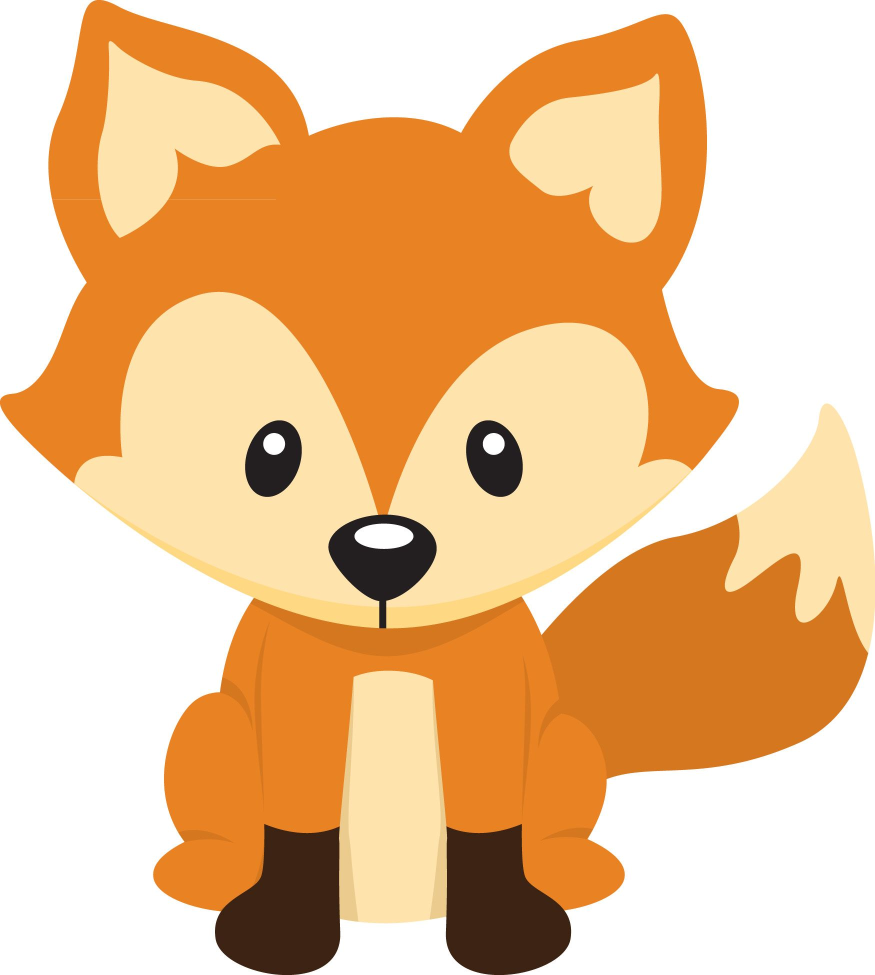
#> input picture AutoCookie/dist/AutoCookie/candidate.jpg, 1750 x 1950 px, found by its file name (shown at 1/2 size)
$ python AutoCookie.py   (older library calls are emulated)
#> lines starting #> are read from the running program, lines starting #| are printed output that depends on the picture
from PIL import Image
import os
from python_algorithms import *
import time
import requests
import json

try:
    candidate = Image.open(os.path.join(os.path.dirname(__file__), "candidate.jpg"))
#> candidate is the input picture: PIL image 1750x1950 RGB; mean R, G, B 235.9, 193.1, 146.8
except:
    candidate = Image.open(os.path.join(os.path.dirname(__file__), "candidate.png"))
    candidate = candidate.convert('RGB')

#padding function
def add_margin(pil_img, top, right, bottom, left, color):
    width, height = pil_img.size
    new_width = width + right + left
    new_height = height + top + bottom
    result = Image.new(pil_img.mode, (new_width, new_height), color)
    result.paste(pil_img, (left, top))
    return result

#function to check if row col is white
def check_white(row, col):
    pixel = padded_candidate.getpixel((col, row))
    if (pixel[0] > 230) and (pixel[1] > 230) and (pixel[2] > 230):
        return True

def recursive_check():
    row = checks[0][0]
    col = checks[0][1]
    # print("(" + str(row) + ", " + str(col) + ")")
    # print(check_white(0,0))
    if check_white(row, col):
        connectivity[row][col] = 1
        if row < height - 1:
            if connectivity[row + 1][col] != 1 and connectivity[row + 1][col] != 0 and connectivity[row + 1][col] != 2:
                checks.append((row + 1, col))
                connectivity[row + 1][col] = 2
        if col < width - 1:
            if connectivity[row][col + 1] != 1 and connectivity[row][col + 1] != 0 and connectivity[row][col + 1] != 2:
                checks.append((row, col + 1))
                connectivity[row][col + 1] = 2
        if col > 0:
            if connectivity[row][col - 1] != 1 and connectivity[row][col - 1] != 0 and connectivity[row][col - 1] != 2:
                checks.append((row, col - 1))
                connectivity[row][col - 1] = 2
        if row > 0:
            if connectivity[row - 1][col] != 1 and connectivity[row - 1][col] != 0 and connectivity[row - 1][col] != 2:
                checks.append((row - 1, col))
                connectivity[row - 1][col] = 2
    else:
        connectivity[row][col] = 0
        zeros.append((row,col))
    del checks[0]

def close_to_edge(row, col, dist):
    for coord in zeros:
        if (dist_to(row, col, coord[0], coord[1]) < dist):
            return True
    return False

def dist_to(row1, col1, row2, col2):
    dr = abs(row2 - row1)
    dc = abs(col2 - col1)
    return (dr**2 + dc**2)**(0.5)

basewidth = 350
wpercent = (basewidth/float(candidate.size[0]))
#> wpercent = 0.2
hsize = int((float(candidate.size[1])*float(wpercent)))
#> hsize = 390
candidate = candidate.resize((basewidth,hsize), Image.ANTIALIAS)
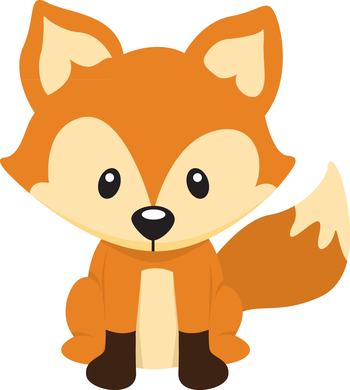
#> candidate: PIL image 350x390 RGB; mean R, G, B 235.9, 193, 146.7

padded_candidate = add_margin(candidate, 10, 10, 10, 10, (255,255,255))
#> in add_margin, `result = Image.new(pil_img.mode, (new_width, new_height), color)`: result: PIL image 370x410 RGB; every value is 255
#> in add_margin, `result.paste(pil_img, (left, top))`:
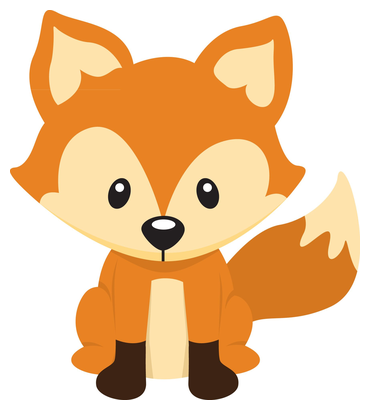
#> result: PIL image 370x410 RGB; mean R, G, B 237.8, 199.2, 157.6
width = padded_candidate.width
#> width = 370
height = padded_candidate.height
#> height = 410

connectivity = [ [ 0.5 for i in range(width) ] for j in range(height) ]
checks = []
zeros = []
checks.append((0,0))

start = time.time()

while len(checks) > 0:
    recursive_check()

for row in range(height):
    for col in range(width):
        # print("(" + str(row) + ", " + str(col) + ")")
        if(connectivity[row][col] == 1):
#> (the run stopped early here; a loop or call above may not have finished)
